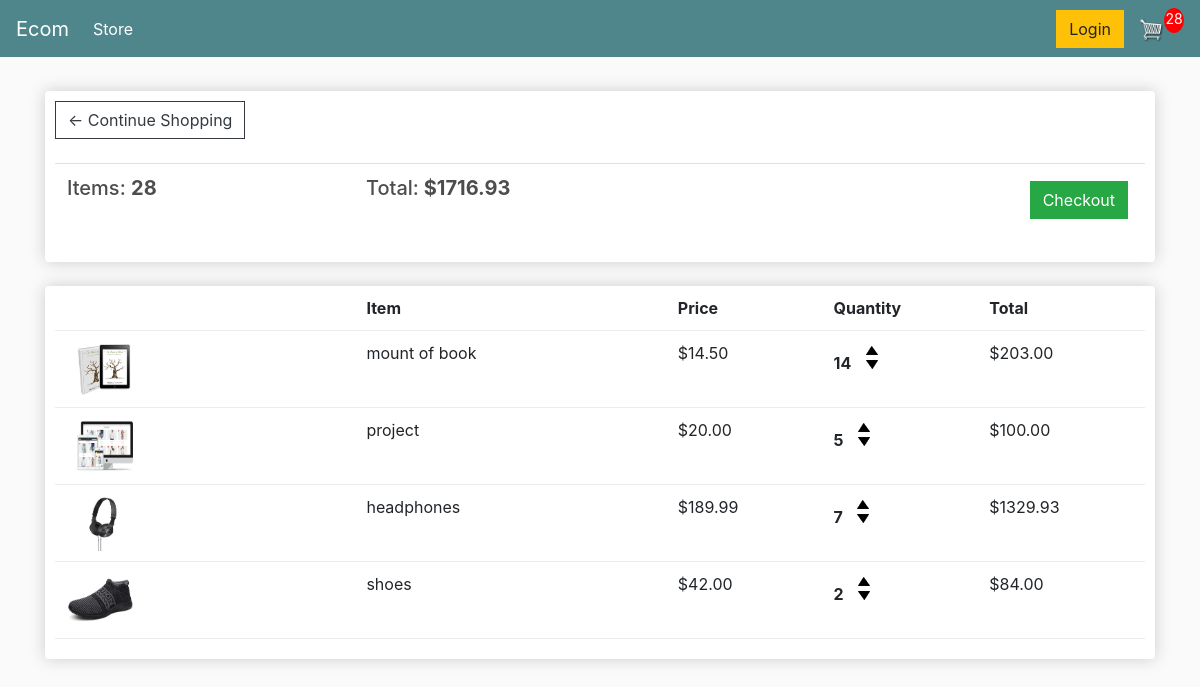
The app's page /cart/ (signed in) with its own data.
### store/models.py (models this page shows, shortened)
class Order(models.Model):
	customer = models.ForeignKey(Customer, on_delete=models.SET_NULL, null=True, blank=True)
	date_ordered = models.DateTimeField(auto_now_add=True)
	complete = models.BooleanField(default=False)
	transaction_id = models.CharField(max_length=100, null=True)
	@property
	def get_cart_total(self):
		orderitems = self.orderitem_set.all()
		total = sum([item.get_total for item in orderitems])
		return total
	@property
	def get_cart_items(self):
		orderitems = self.orderitem_set.all()
		total = sum([item.quantity for item in orderitems])
		return total

class OrderItem(models.Model):
	product = models.ForeignKey(Product, on_delete=models.SET_NULL, null=True)
	order = models.ForeignKey(Order, on_delete=models.SET_NULL, null=True)
	quantity = models.IntegerField(default=0, null=True, blank=True)
	date_added = models.DateTimeField(auto_now_add=True)
	@property
	def get_total(self):
		total = self.product.price * self.quantity
		return total

class Product(models.Model):
	name = models.CharField(max_length=200)
	price = models.FloatField()
	digital = models.BooleanField(default=False,null=True, blank=True)
	image = models.ImageField(null=True, blank=True)
	@property
	def imageURL(self):
		try:
			url = self.image.url
		except:
			url = ''
		return url

### store/views.py (the view)
# urls.py: path('cart/', views.cart, name="cart"),
def cart(request):
	data = cartData(request)
	cartItems = data['cartItems']
	order = data['order']
	items = data['items']
	context = {'items':items, 'order':order, 'cartItems':cartItems}
	return render(request, 'store/cart.html', context)

### store/utils.py (called while the page is built)
def cartData(request):
	if request.user.is_authenticated:
		customer = request.user.customer
		order, created = Order.objects.get_or_create(customer=customer, complete=False)
		items = order.orderitem_set.all()
		cartItems = order.get_cart_items
	else:
		cookieData = cookieCart(request)
		cartItems = cookieData['cartItems']
		order = cookieData['order']
		items = cookieData['items']
	return {'cartItems':cartItems ,'order':order, 'items':items}

### store/templates/store/cart.html
{% extends 'store/main.html' %}
{% load static %}
{% block content %}
	<div class="row">
		<div class="col-lg-12">
			<div class="box-element">
				<a  class="btn btn-outline-dark" href="{% url 'store' %}">&#x2190; Continue Shopping</a>
				<br>
				<br>
				<table class="table">
					<tr>
						<th><h5>Items: <strong>{{order.get_cart_items}}</strong></h5></th>
						<th><h5>Total:<strong> ${{order.get_cart_total|floatformat:2}}</strong></h5></th>
						<th>
							<a  style="float:right; margin:5px;" class="btn btn-success" href="{% url 'checkout' %}">Checkout</a>
						</th>
					</tr>
				</table>
			</div>
			<br>
			<div class="box-element">
				<div class="cart-row">
					<div style="flex:2"></div>
					<div style="flex:2"><strong>Item</strong></div>
					<div style="flex:1"><strong>Price</strong></div>
					<div style="flex:1"><strong>Quantity</strong></div>
					<div style="flex:1"><strong>Total</strong></div>
				</div>
				{% for item in items %}
				<div class="cart-row">
					<div style="flex:2"><img class="row-image" src="{{item.product.imageURL}}"></div>
					<div style="flex:2"><p>{{item.product.name}}</p></div>
					<div style="flex:1"><p>${{item.product.price|floatformat:2}}</p></div>
					<div style="flex:1">
						<p class="quantity">{{item.quantity}}</p>
						<div class="quantity">
							<img data-product="{{item.product.id}}" data-action="add" class="chg-quantity update-cart" src="{% static  'images/arrow-up.png' %}">
							<img data-product="{{item.product.id}}" data-action="remove" class="chg-quantity update-cart" src="{% static  'images/arrow-down.png' %}">
						</div>
					</div>
					<div style="flex:1"><p>${{item.get_total|floatformat:2}}</p></div>
				</div>
				{% endfor %}
			</div>
		</div>
	</div>
{% endblock content %}

### static/css/main.css (style rules this page uses)
body { background-color: hsl(0, 0%, 98%); }
h1,h2,h3,h4,h5,h6 { color:hsl(0, 0%, 30%); }
.box-element { box-shadow:hsl(0, 0%, 80%) 0 0 16px; background-color: #fff; border-radius: 4px; padding: 10px; }
.col-lg-4, .col-lg-6, .col-lg-8, .col-lg-12 { margin-top: 10px; }
.btn { border-radius: 0; }
.row-image { width: 100px; }
.cart-row { display: flex; align-items: flex-stretch; padding-bottom: 10px; margin-bottom: 10px; border-bottom: 1px solid #ececec; }
.quantity { display: inline-block; font-weight: 700; padding-right:10px; }
.chg-quantity { width: 12px; cursor: pointer; display: block; margin-top: 5px; transition:.1s; }

### records on screen
Order: get_cart_items "28", get_cart_total "1716.93"
OrderItem: product.imageURL (picture), product.name "mount of book", product.price "14.50", quantity "14", get_total "203.00"
OrderItem: product.imageURL (picture), product.name "project", product.price "20.00", quantity "5", get_total "100.00"
OrderItem: product.imageURL (picture), product.name "headphones", product.price "189.99", quantity "7", get_total "1329.93"
OrderItem: product.imageURL (picture), product.name "shoes", product.price "42.00", quantity "2", get_total "84.00"

### other values on screen
{{ cartItems }} "28"
